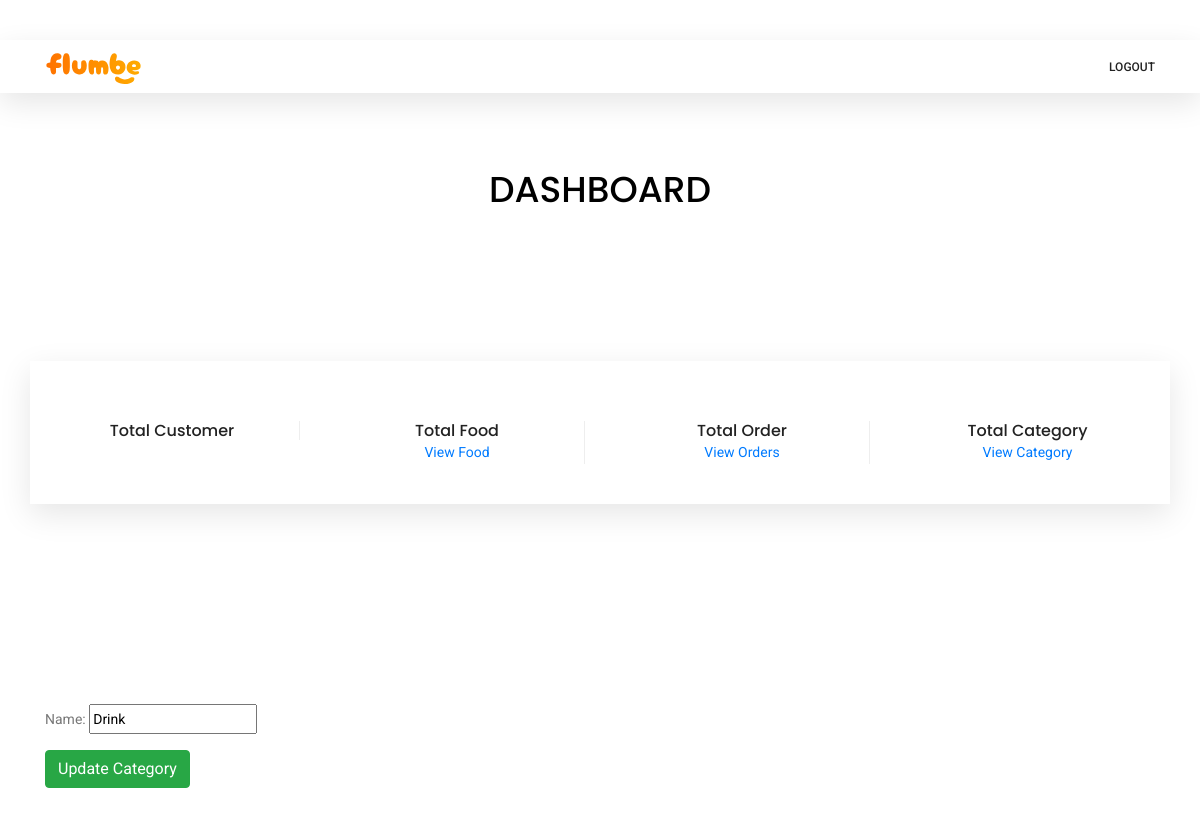
The app's page /dashboard/category/update/6/ (signed in), older data.
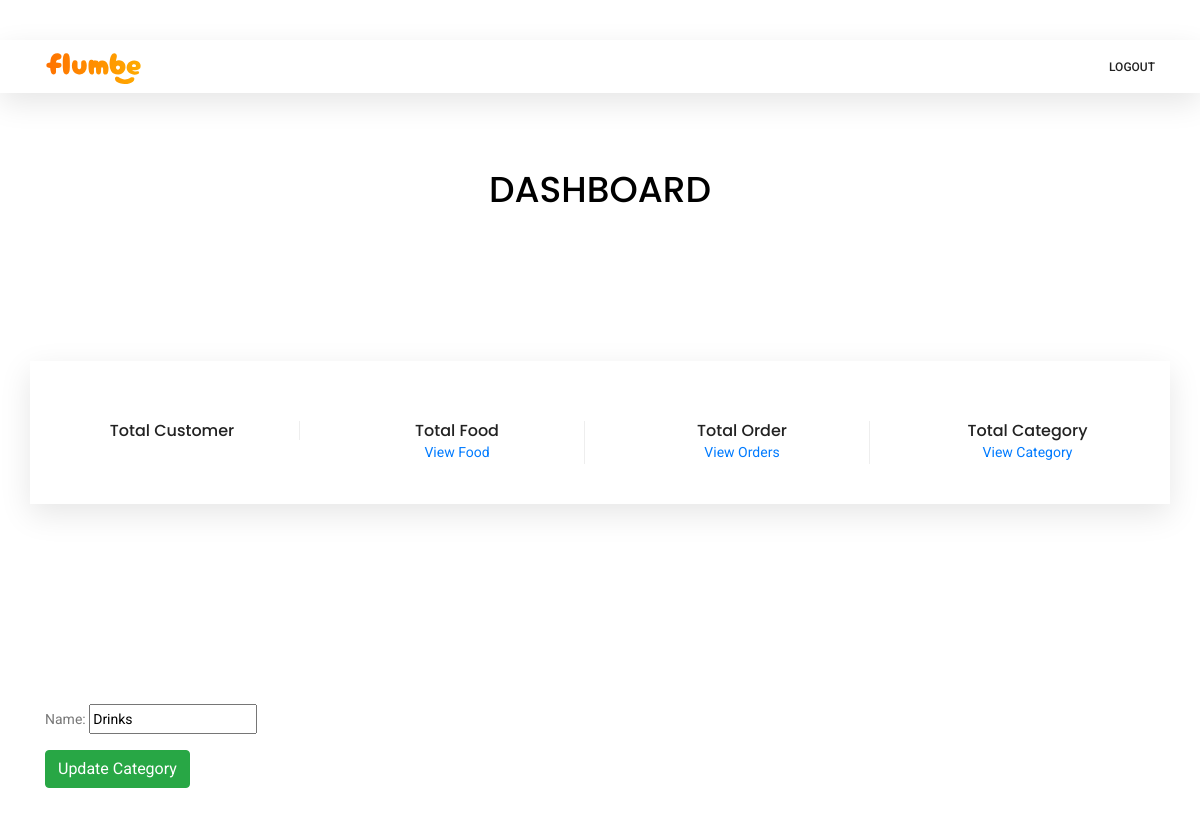
The same page, newer data.
### food/models.py (models this page shows, shortened)
class Category(models.Model):
    name = models.CharField(max_length=20)

### account/decorators.py (the view)
    def wrapper_func(request, *args, **kwargs):
        if request.user.is_superuser:
            return view_func(request, *args, **kwargs)
        else:
            return redirect('food:index')

### account/forms.py
class CategoryForm(forms.ModelForm):  # Category form for adding category
    class Meta:
        model = Category
        fields = ('name',)

### account/views.py (called while the page is built)
@login_required(login_url='account:login')
@admin_only
def update_category(request, pk=None):  # Admin update category method
    cat = Category.objects.get(pk=pk)
    if request.method == 'POST':
        form = CategoryForm(data=request.POST, initial={'name': cat.name})
        if form.is_valid():
            n = form.cleaned_data.get('name')
            check = Category.objects.filter(name__iexact=n).exists()
            if check:
                return render(request, "account/update-category.html", {"form": form, 'error': "Category already exists"})
            else:
                cat.name = n
                cat.save()
                return redirect('account:category')
    else:
        form = CategoryForm(initial={'name': cat.name})
        return render(request, "account/update-category.html", {"form": form})

### account/templates/account/update-category.html (shortened to what this page needs)
{%extends 'base.html' %}
{% load static %}
{% block content%}
<br>
<br>
<br>
<br>
<br>
<br>
<br>
  <div class="container">
    <div class="row justify-content-center">
        <div class="col-lg-6 text-center">
          <div class="section-title">
            <h1><a href="{%url 'account:home'%}" style="color:black;">DASHBOARD</a></h1>
          </div>
        </div>
      </div>
  </div>
<section class="features-area section_gap">
    <div class="container">
        <div class="row features-inner">
            <div class="col-lg-3 col-md-6 col-sm-6">
                <div class="single-features">
                    <h6>Total Customer</h6>
                </div>
            </div>
            <div class="col-lg-3 col-md-6 col-sm-6">
                <div class="single-features">
                    <h6>Total Food</h6>
                    <p><a href="{%url 'account:food'%}">View Food</a></p>
                </div>
            </div>
            <div class="col-lg-3 col-md-6 col-sm-6">
                <div class="single-features">
                    <h6>Total Order</h6>
                    <p><a href="{%url 'account:all_orders'%}">View Orders</a></p>
                </div>
            </div>
            <div class="col-lg-3 col-md-6 col-sm-6">
                <div class="single-features">
                    <h6>Total Category</h6>
                    <p><a href="{%url 'account:category'%}">View Category</a></p>
                </div>
            </div>
        </div>
    </div>
</section>
<section class="cart_area">
  <div class="container">
    <form method="POST">
       {{form.as_p}}
      <button type="submit" class="btn btn-success">Update Category</button>
    </form>
  </div>
</section>
{%endblock %}

Row changes from the older to the newer data that the page shows:
changed Category: name "Drink" → "Drinks"
